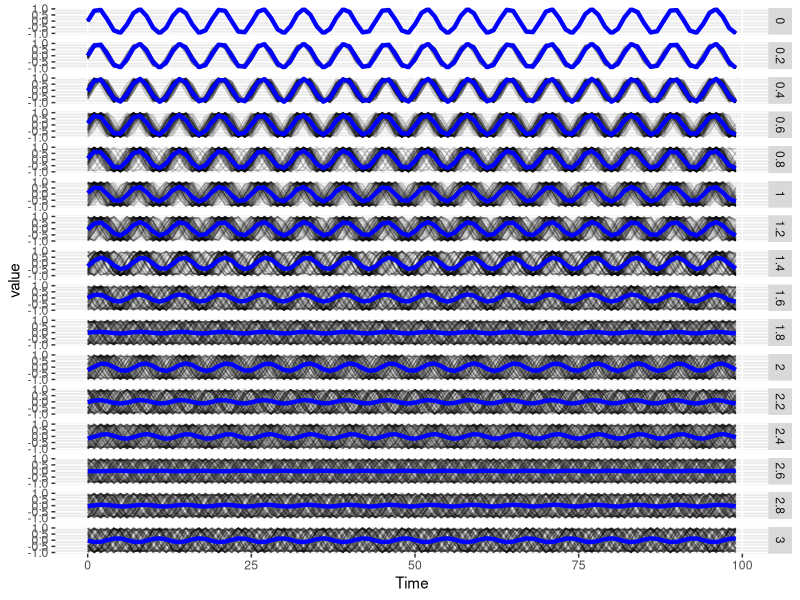
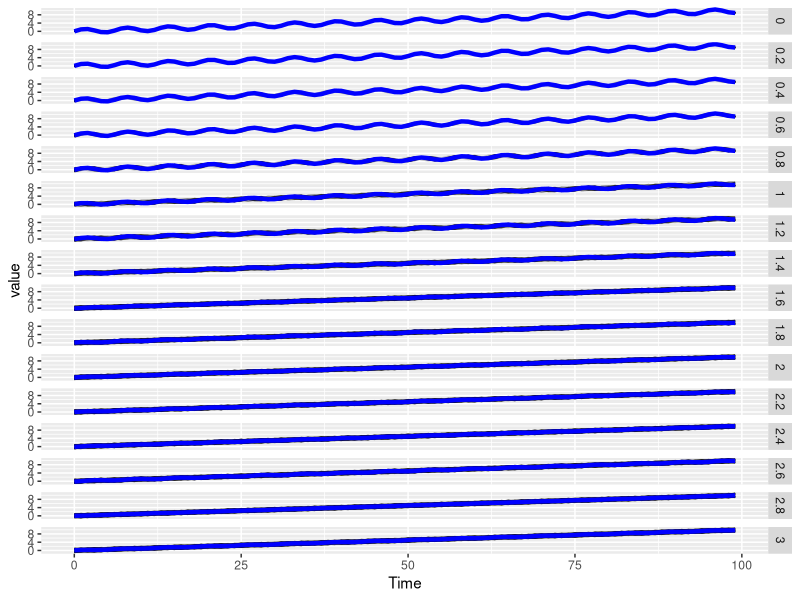
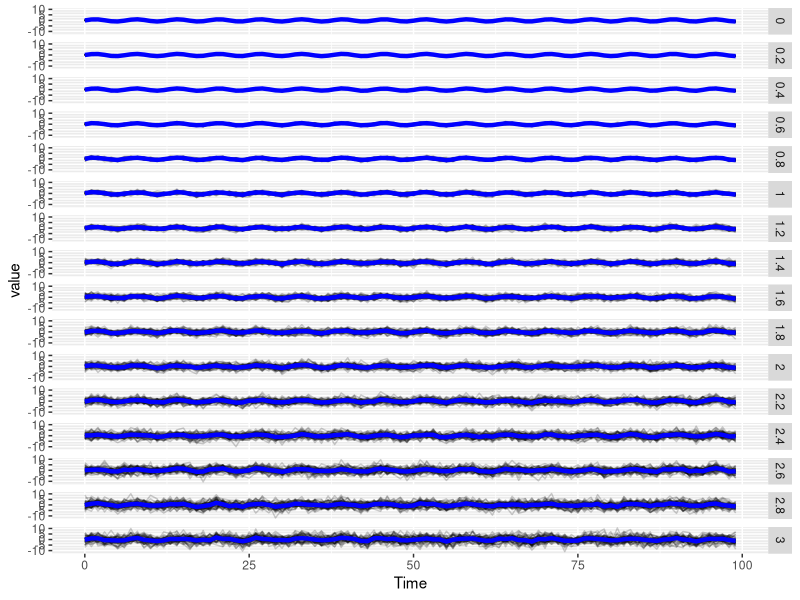

Write the R code that produced these figures, in order. (Note: a time limit stopped this script after it produced the figures.)
## ---- chunk 1
knitr::opts_chunk$set(cache=TRUE)
## ---- chunk 2
dist_mean <- function(data, condition, tcol, measure, label, return.mean = F){
  # data: a data table containing trajectories and conditions
  # condition: column name that fully define an experimental condition, thus a set of trajectories analyzed together
  # tcol: time column name
  # measure: column name with quantity of interest
  # label: column name with label of individual objects in each condition (cell label)
  
  require(data.table)
  # 1) Get mean trajectory for each condition
  means <- data[, .(Average = mean(get(measure))), by = c(condition, tcol)]
  dat <- merge(data[, c(condition, label, tcol, measure), with = F], means, by = c(condition, tcol))
  
  # 2) Euclidean distance between each trajectory and the mean one
  distances <- dat[, .(sq_dist = (get(measure) - Average)^2) , by = c(condition, label)]
  euclid <- distances[, .(euclid_to_mean = sqrt(sum(sq_dist))), by = c(condition, label)]
  
  if(return.mean){
    return(list(means = means, euclid = euclid))
  } else {
    return(euclid)
  }
}


rollex <- function(x, k = 5){
  # Extended rolling mean, fill the extremeties with linear approximation
  require(zoo)
  roll <- rollmean(x, k, na.pad = T)
  NonNAindex <- which(!is.na(roll))
  fst <- min(NonNAindex)
  lst <- max(NonNAindex)
  
  # Left and Right slopes
  lslope <- (roll[fst + 1] - roll[fst]) / 2
  rslope <- (roll[lst] - roll[lst - 1]) / 2
  
  # Replace NAs generated by roll with approx
  for(i in 1:(fst-1)){
    roll[i] <- roll[fst] + lslope * (i - fst) 
  }
  for(i in (lst+1):length(roll)){
    roll[i] <- roll[lst] + rslope * (i - lst) 
  }
  return(roll)
}


clip <- function(x, y){
  # Take two numeric vectors of same length, set x to 1 when above y and x to 0 when below y
  return(ifelse(x >= y, 1, 0))
}


wrap_clip <- function(x, k = 5){
  return(clip(x, rollex(x, k)))
}


overlap <- function(x, y){
  # How often do 2 clipped time series have the same value?
  temp <- ifelse(x==y,1,0)
  return(sum(temp)/length(temp))
}


sim_phase_shifted <- function(n, noise, freq = 1, end = 100, return.wide = F){
  # A fucntion to simulate a population of n noisy sinusoidals that are phase shifted
  # n: number of sinusoids
  # freq: sampling rate (in time unit)
  # noise: standard deviation phaseshift
  # end: end time of simulations
  # return.wide: returns data in wide or long format
  
  require(data.table)
  # If sampling rate < 1, adjust end such that seq(from, to, by) re
  
  # Create a matrix of shifted times 
  tvec <- seq(0, end-1, by = freq)
  time_matrix <- matrix(tvec, nrow = length(tvec), ncol = n)
  shifts <- rnorm(n, 0, noise)
  shifts <- matrix(shifts, nrow = length(tvec), ncol = n, byrow = T)
  time_matrix <- time_matrix + shifts

  # Replace each shifted time by it sine function
  sins <- sin(time_matrix)
  
  # Go to data.table
  sins <- as.data.table(sins)
  sins <- cbind(seq(0, end-1, by = freq), sins)
  colnames(sins)[1] <- "Time"
  if(return.wide){
    return(sins)  
  }
  
  # Format long data table
  sins <- melt(sins, id.vars = "Time")
  return(sins)
}


sim_phase_shifted_with_fixed_trend <- function(n, noise, slope, freq = 1, end = 100){
  # Add a trend, i.e. a linear increase or decrease, to simulations
  # See sim_phase_shifted for arguments. Slope indicates the slope of the trend (change of mean value per unit of time)
  
  sins <- sim_phase_shifted(n, noise, freq, end, return.wide = F)
  trend_vec <- unique(sins$Time)
  trend_vec <- trend_vec * slope
  sins[, value := value + trend_vec, by = .(variable)]
  return(sins)
}


sim_noisy_amplitude <- function(n, noise, freq = 1, end = 100, return.wide = F){
  # Create a matrix of times and noise
  tvec <- seq(0, end-1, by = freq)
  time_matrix <- matrix(tvec, nrow = length(tvec), ncol = n)
  noise_matrix <- replicate(n, rnorm(length(tvec), 0, noise))
  
  # Replace each shifted time by it sine function and add white noise
  sins <- sin(time_matrix)
  sins <- sins + noise_matrix
  
  # Go to data.table
  sins <- as.data.table(sins)
  sins <- cbind(seq(0, end-1, by = freq), sins)
  colnames(sins)[1] <- "Time"
  if(return.wide){
    return(sins)  
  }
  
  # Format long data table
  sins <- melt(sins, id.vars = "Time")
  return(sins)
}


sim_expodecay_lagged_stim <- function(n, noise, interval.stim = 5, lambda = 0.2, freq = 1, end = 100, return.wide = F){
  # A fucntion to simulate a population of n trajectories of expo decay, that are taken up at regular time by stimulus.
  # The noise add a lag between the stimulus and the increase.
  # n: number of trajectories
  # noise: standard deviation for the lag
  # interval.stim: how long between each stimulation?
  # lambda: desintegration rate
  # freq: sampling rate (in time unit), how often do we compute the state of the system
  # end: end time of simulations
  # return.wide: returns data in wide or long format
  
  # Time vector
  tvec <- seq(0, end-1, by = freq)
  # Matrix with stimulation times
  stim_time <- seq(interval.stim, end-1 , interval.stim)
  stim_time_matrix <- matrix(stim_time, nrow = length(stim_time), ncol = n)
  
  # Randomize the stimulation times (represent random lag), forbid lag < 0
  noise_matrix <- abs(replicate(n, rnorm(n = length(stim_time), mean = 0, sd = noise)))
  stim_time_matrix <- stim_time_matrix + noise_matrix
  
  # Initialize trajectories with 0 everywhere, set to 1 at stimulus times
  trajs <- matrix(0, nrow = length(tvec), ncol = n)
  for(col in 1:ncol(stim_time_matrix)){
    for(row in 1:nrow(stim_time_matrix)){
      index <- which(tvec >= stim_time_matrix[row, col])[1]
      trajs[index, col] <- 1
    }
  }
  
  # Expo decay computed thanks to previous value
  decrease_factor <- exp(-lambda * freq)
  for(col in 1:ncol(trajs)){
    for(row in 2:nrow(trajs)){
      # If not at a stim time, decay
      if(trajs[row, col] != 1){trajs[row, col] <- trajs[row-1, col] * decrease_factor}
    }
  }
  
  # Go to data.table
  trajs <- as.data.table(trajs)
  trajs <- cbind(seq(0, end-1, by = freq), trajs)
  colnames(trajs)[1] <- "Time"
  if(return.wide){
    return(trajs)  
  }
  
  # Format long data table
  trajs <- melt(trajs, id.vars = "Time")
  return(trajs)
}


multi_sims <- function(type, noises, ...){
  # /!\ not optimized, growing data table
  # Generate multiple simulations of the indicated type.
  # noises: numeric vector with noise value, DO NOT PASS 0, as it is already used to initialize the output
  # ps: phase shifted
  # pst: phase shifted with linear trend
  # na: noisy amplitude
  # edls: expo decay lagged stimulation
  
  if(!(type %in% c("ps", "pst", "na", "edls"))){
    stop("type must be one of c('ps', 'pst', 'na', 'edls')")
  }
  
  # Initialize data.table with no noise
  if(type == "ps"){multi_sim <- sim_phase_shifted(noise = 0, ...)}
  else if(type == "pst"){multi_sim <- sim_phase_shifted_with_fixed_trend(noise = 0, ...)}
  else if(type == "na"){multi_sim <- sim_noisy_amplitude(noise = 0, ...)}
  else if(type == "edls"){multi_sim <- sim_expodecay_lagged_stim(noise = 0, ...)}
  
  multi_sim$noise <- 0
  for(noise in noises){
    if(type == "ps"){temp <- sim_phase_shifted(noise = noise, ...)}
    else if(type == "pst"){temp <- sim_phase_shifted_with_fixed_trend(noise = noise, ...)}
    else if(type == "na"){temp <- sim_noisy_amplitude(noise = noise, ...)}
    else if(type == "edls"){temp <- sim_expodecay_lagged_stim(noise = noise, ...)}
    temp$noise <- noise
    multi_sim <- rbind(multi_sim, temp)
  }
  return(multi_sim)
}


plot_sim <- function(data, x = "Time", y = "value", group = "variable", use.facet = T, facet = "noise", alpha = 0.2){
  require(ggplot2)
  p <- ggplot(data, aes_string(x = x, y = y)) + geom_line(aes_string(group = group), alpha = alpha)
  p <- p + stat_summary(fun.y=mean, geom="line", colour = "blue", size = 1.5)
  if(use.facet){
    p <- p + facet_grid(as.formula(paste(facet, "~ .")))
  }
  p
}


all_pairwise_stats <- function(data, condition, label, measure, k_roll_mean = 5){
  # Compute all pairwise measures: overlap_clipping and correlations (Pearson, Spearman, Kendall)
  # The clipping of trajectories is performed as first step
  
  # data: a data table containing CLIPPED trajectories
  # condition: column name that fully define an experimental condition; MUST BE INTEGERS, NUMERIC, FACTOR OR CHARACTERS
  # measure: column name with clipped trajectories
  # label: column name with label of individual objects in each condition (cell label); LABELS MUST BE INTEGERS, NUMERIC, FACTOR OR CHARACTERS
  
  if(!(class(data[,get(condition)]) %in% c("integer", "numeric", "character", "factor"))){
    stop("Column 'condition' must be integer, numeric, factor or character.")
  }
  if(!(class(data[,get(label)]) %in% c("integer", "numeric", "character", "factor"))){
    stop("Column 'label' must be integer, numeric, factor or character.")
  }
  
  require(data.table)
  setkeyv(data, c(condition, label))
  
  # Perform clipping
  ClipData <- data[, .(clip_measure = wrap_clip(get(measure), k = k_roll_mean)), by = c(condition, label)]
  setkeyv(ClipData, c(condition, label))
  
  # Number of rows for data table initialization, sum of number of pairs in each condition
  nber_row <- 0
  for(i in unique(data[, get(condition)])){
    nber_row <- nber_row + choose(length(unique(data[.(i), get(label)])), 2)
  }

  
  # One row = one pair in one condition; set column types according to input types
  out <- data.table(matrix(ncol = 7, nrow = nber_row))
  colnames(out) <- c(condition, "Label1", "Label2", "Overlap", "Pearson", "Spearman", "Kendall")
  if(class(data[,get(condition)]) == "integer"){out[[condition]] <- as.integer(out[[condition]])}
  else if(class(data[,get(condition)]) == "numeric"){out[[condition]] <- as.numeric(out[[condition]])}
  else if(class(data[,get(condition)]) == "character"){out[[condition]] <- as.character(out[[condition]])}
  else if(class(data[,get(condition)]) == "factor"){out[[condition]] <- as.factor(out[[condition]])}
  
  
  if(class(data[,get(label)]) == "integer"){
    out[, Label1 := as.integer(Label1)]
    out[, Label2 := as.integer(Label2)]
  }
  else if(class(data[,get(label)]) == "numeric"){
    out[, Label1 := as.numeric(Label1)]
    out[, Label2 := as.numeric(Label2)]
  }
  else if(class(data[,get(label)]) == "character"){
    out[, Label1 := as.character(Label1)]
    out[, Label2 := as.character(Label2)]
  }
  else if(class(data[,get(label)]) == "factor"){
    out[, Label1 := as.factor(Label1)]
    out[, Label2 := as.factor(Label2)]
  }
  
  
  out[, Overlap := as.numeric(Overlap)]
  out[, Pearson := as.numeric(Pearson)]
  out[, Spearman := as.numeric(Spearman)]
  out[, Kendall := as.numeric(Kendall)]
  
  curr_row <- 1L
  # Loop condition
  for(i in unique(data[, get(condition)])){
    labels <- unique(data[.(i), get(label)])
    # Loop 1st label
    for(j in 1:(length(labels)-1)){
      # Loop 2nd label
      for(k in (j+1):length(labels)){
        set(out, curr_row, 1L, i)
        set(out, curr_row, 2L, labels[j])
        set(out, curr_row, 3L, labels[k])
        # /!\ use clip data for overlap
        set(out, curr_row, 4L, overlap(ClipData[.(i, labels[j]), clip_measure], ClipData[.(i, labels[k]), clip_measure]))
        set(out, curr_row, 5L, cor(data[.(i, labels[j]), get(measure)], data[.(i, labels[k]), get(measure)], method ="pearson"))
        set(out, curr_row, 6L, cor(data[.(i, labels[j]), get(measure)], data[.(i, labels[k]), get(measure)], method ="spearman"))
        set(out, curr_row, 7L, cor(data[.(i, labels[j]), get(measure)], data[.(i, labels[k]), get(measure)], method ="kendall"))
        curr_row <- curr_row + 1L
      }
    }
  }
  return(out)
}
## ---- chunk 3
n <- 50 # number of trajectories per noise level
noises <- seq(0.2, 3, 0.2)
freq <- 1 # compute sinus every 1 time unit

# Phase shifted
ps <- multi_sims(type = "ps", noises = noises, n = n, freq = freq)
ps
# Phase shifted with trend
pst <- multi_sims(type = "pst", noises = noises, n = n, slope = 0.1, freq = freq)
# Amplitude noise
na <- multi_sims(type = "na", noises = noises, n = n, freq = freq)

plot_sim(ps)
plot_sim(pst)
plot_sim(na)
## ---- chunk 4

cond <- "noise"
ti <- "Time"
mea <- "value"
lab <- "variable"

ps_mean <- dist_mean(data = ps, condition = cond, tcol = ti, measure = mea, label = lab, return.mean = F)
ps_mean
pst_mean <- dist_mean(data = pst, condition = cond, tcol = ti, measure = mea, label = lab, return.mean = F)
na_mean <- dist_mean(data = na, condition = cond, tcol = ti, measure = mea, label = lab, return.mean = F)
## ---- chunk 5
ps_pw <- all_pairwise_stats(data = ps, condition = cond, label = lab, measure = mea, k_roll_mean = 5)
ps_pw
pst_pw <- all_pairwise_stats(data = pst, condition = cond, label = lab, measure = mea, k_roll_mean = 5)
na_pw <- all_pairwise_stats(data = na, condition = cond, label = lab, measure = mea, k_roll_mean = 5)
## ---- chunk 6
library(ggplot2)
library(gridExtra)

theme_update(plot.title = element_text(hjust = 0.5), text = element_text(size=15))

# Euclidean to Mean
p1 <- ggplot(ps_mean, aes(x= noise, y = euclid_to_mean)) + geom_boxplot(aes(group = noise)) + ggtitle("Phase Shifted")
p2 <- ggplot(pst_mean, aes(x= noise, y = euclid_to_mean)) + geom_boxplot(aes(group = noise)) + ggtitle("Phase Shifted with Trend")
p3 <- ggplot(na_mean, aes(x= noise, y = euclid_to_mean)) + geom_boxplot(aes(group = noise)) + ggtitle("Noisy Amplitude")
grid.arrange(p1, p2, p3, ncol = 3)
## ---- chunk 7
# Overlap
q1 <- ggplot(ps_pw, aes(x = noise, y = Overlap)) + geom_boxplot(aes(group = noise)) + ggtitle("Phase Shifted") + scale_y_continuous(limits = c(0,1))
q2 <- ggplot(pst_pw, aes(x = noise, y = Overlap)) + geom_boxplot(aes(group = noise)) + ggtitle("Phase Shifted with Trend") + scale_y_continuous(limits = c(0,1))
q3 <- ggplot(na_pw, aes(x = noise, y = Overlap)) + geom_boxplot(aes(group = noise)) + ggtitle("Noisy Amplitude") + scale_y_continuous(limits = c(0,1))
grid.arrange(q1, q2, q3, ncol = 3)
## ---- chunk 8
r1 <- ggplot(ps_pw, aes(x = noise, y = Pearson)) + geom_boxplot(aes(group = noise)) + ggtitle("Phase Shifted") + scale_y_continuous(limits = c(-1,1))
r2 <- ggplot(pst_pw, aes(x = noise, y = Pearson)) + geom_boxplot(aes(group = noise)) + ggtitle("Phase Shifted with Trend") + scale_y_continuous(limits = c(-1,1))
r3 <- ggplot(na_pw, aes(x = noise, y = Pearson)) + geom_boxplot(aes(group = noise)) + ggtitle("Noisy Amplitude") + scale_y_continuous(limits = c(-1,1))
grid.arrange(r1, r2, r3, ncol = 3)
## ---- chunk 9
s1 <- ggplot(ps_pw, aes(x = noise, y = Spearman)) + geom_boxplot(aes(group = noise)) + ggtitle("Phase Shifted") + scale_y_continuous(limits = c(-1,1))
s2 <- ggplot(pst_pw, aes(x = noise, y = Spearman)) + geom_boxplot(aes(group = noise)) + ggtitle("Phase Shifted with Trend") + scale_y_continuous(limits = c(-1,1))
s3 <- ggplot(na_pw, aes(x = noise, y = Spearman)) + geom_boxplot(aes(group = noise)) + ggtitle("Noisy Amplitude") + scale_y_continuous(limits = c(-1,1))
grid.arrange(s1, s2, s3, ncol = 3)
## ---- chunk 10
t1 <- ggplot(ps_pw, aes(x = noise, y = Kendall)) + geom_boxplot(aes(group = noise)) + ggtitle("Phase Shifted") + scale_y_continuous(limits = c(-1,1))
t2 <- ggplot(pst_pw, aes(x = noise, y = Kendall)) + geom_boxplot(aes(group = noise)) + ggtitle("Phase Shifted with Trend") + scale_y_continuous(limits = c(-1,1))
t3 <- ggplot(na_pw, aes(x = noise, y = Kendall)) + geom_boxplot(aes(group = noise)) + ggtitle("Noisy Amplitude") + scale_y_continuous(limits = c(-1,1))
grid.arrange(t1, t2, t3, ncol = 3)
## ---- chunk 11
cor(ps_pw[, 4:7])
cor(pst_pw[, 4:7])
cor(na_pw[, 4:7])
## ---- chunk 12
ps_pw[noise !=0 , .(p.val.pears = t.test(Pearson)$p.value,
                    p.val.spear = t.test(Spearman)$p.value,
                    p.val.kenda = t.test(Kendall)$p.value,
                    p.val.ovrlp = t.test(Overlap, mu = 0.5)$p.value), by = noise]

pst_pw[noise !=0 , .(p.val.pears = t.test(Pearson)$p.value,
                    p.val.spear = t.test(Spearman)$p.value,
                    p.val.kenda = t.test(Kendall)$p.value,
                    p.val.ovrlp = t.test(Overlap, mu = 0.5)$p.value), by = noise]

na_pw[noise !=0 , .(p.val.pears = t.test(Pearson)$p.value,
                    p.val.spear = t.test(Spearman)$p.value,
                    p.val.kenda = t.test(Kendall)$p.value,
                    p.val.ovrlp = t.test(Overlap, mu = 0.5)$p.value), by = noise]
## ---- chunk 13
plot_sim(sim_phase_shifted(n = 50, noise = 0.4, freq = 2), use.facet = F)
plot_sim(sim_phase_shifted(n = 50, noise = 0.4, freq = 0.2), use.facet = F)
## ---- chunk 14
# Contains 6 to 7 points per oscillation
sim <- sim_phase_shifted(n = 1, noise = 0, freq = 1)
plot(sim$Time, sim$value, type = "b")
lines(x=sim$Time, y=rollex(sim$value, k = 6), col = "red", lwd = 1.5)

# clip trajectory and scale for clarity on the plot
clip_traj <- wrap_clip(x = sim$value, k = 6)
clip_traj <- ifelse(clip_traj == 0, -1, 1)
lines(x=sim$Time, y=clip_traj, col = "blue", type = "S")
## ---- chunk 15
par(mfrow = c(2,1))
# Contains more than 35 points per oscillation
sim <- sim_phase_shifted(n = 1, noise = 0, freq = 0.2)

size_window <- 6
plot(sim$Time, sim$value, type = "b")
lines(x = sim$Time, y = rollex(sim$value, k = size_window), col = "red", lwd = 1.5)
clip_traj <- wrap_clip(x = sim$value, k = size_window)
clip_traj <- ifelse(clip_traj == 0, -1, 1)
lines(x = sim$Time, y = clip_traj, col = "blue", type = "S")

size_window <- 35
plot(sim$Time, sim$value, type = "b")
lines(x = sim$Time, y = rollex(sim$value, k = size_window), col = "red", lwd = 1.5)
clip_traj <- wrap_clip(x = sim$value, k = size_window)
clip_traj <- ifelse(clip_traj == 0, -1, 1)
lines(x = sim$Time, y = clip_traj, col = "blue", type = "S")
## ---- chunk 16
par(mfrow = c(2,1))
# Contains more than 35 points per oscillation
sim <- sim_noisy_amplitude(n = 1, noise = 0.1, freq = 0.2)

size_window <- 6
plot(sim$Time, sim$value, type = "b")
lines(x = sim$Time, y = rollex(sim$value, k = size_window), col = "red", lwd = 1.5)
clip_traj <- wrap_clip(x = sim$value, k = size_window)
clip_traj <- ifelse(clip_traj == 0, -1, 1)
lines(x = sim$Time, y = clip_traj, col = "blue", type = "S")

size_window <- 35
plot(sim$Time, sim$value, type = "b")
lines(x = sim$Time, y = rollex(sim$value, k = size_window), col = "red", lwd = 1.5)
clip_traj <- wrap_clip(x = sim$value, k = size_window)
clip_traj <- ifelse(clip_traj == 0, -1, 1)
lines(x = sim$Time, y = clip_traj, col = "blue", type = "S")
## ---- chunk 17
# Already defined in section 4.
# na <- multi_sims(type = "na", noises = noises, n = n, freq = 1)
# na_pw <- all_pairwise_stats(data = na, condition = cond, label = lab, measure = mea, k_roll_mean = 5)
# q3 <- ggplot(na_pw, aes(x = noise, y = Overlap)) + geom_boxplot(aes(group = noise)) + ggtitle("Noisy Amplitude") + scale_y_continuous(limits = c(0,1))

na_high_freq <- multi_sims(type = "na", noises = noises, n = n, freq = 0.2)
na_high_freq_pw <- all_pairwise_stats(data = na_high_freq, condition = cond, label = lab, measure = mea, k_roll_mean = 5)
## ---- chunk 18
q3_high <- ggplot(na_high_freq_pw, aes(x = noise, y = Overlap)) + geom_boxplot(aes(group = noise)) + ggtitle("Window Size: 5; Freq: 0.2 (window too small)") + scale_y_continuous(limits = c(0,1))
grid.arrange(q3 + ggtitle("Window Size: 5; Freq: 1 (window of the right size)"), q3_high, ncol = 2)
## ---- chunk 19
# edls: exponential decay with lagged stimulation; 5 time units between each pulse
edls <- multi_sims(type = "edls", noises = noises, n = n, freq = 0.2, interval.stim = 5)
plot_sim(edls)
## ---- chunk 20
# Array of 0 of the same length as a trajectory
stim <- rep(0, 496)
stim[seq(25,496,25)] <- 1

# Plot a trajectory without lag along with the stimulation pattern
plot(edls[variable=="V1" & noise==0, value], type = "l", lwd = 2)
lines(stim, type="s", col = "blue", lwd = 1)
## ---- chunk 21
ccf(edls[variable=="V1" & noise==0, value], stim, ylab = "Correlation coefficient")
cor(edls[variable=="V1" & noise==0, value], stim)
## ---- chunk 22
get.max.cc <- function(ts1, ts2, plot = F, ...){
  temp <- ccf(ts1, ts2, plot = plot, ...)
  max.indx <- which.max(temp$acf)
  return(list(temp$acf[max.indx], temp$lag[max.indx]))
}

cc.stim <- copy(edls)
cc.stim[, c("max.cc", "lag") := get.max.cc(value, stim, plot = F), by = .(noise, variable)]
cc.stim[, noise := as.factor(noise)]

ggplot(cc.stim, aes(x = noise, y = max.cc)) + geom_boxplot(aes(group=noise))
ggplot(cc.stim, aes(x = noise, y = lag)) + geom_boxplot(aes(group=noise))
## ---- chunk 23
cc.stim[, value := value * 3]
cc.stim[, c("max.cc", "lag") := get.max.cc(value, stim, plot = F), by = .(noise, variable)]

ggplot(cc.stim, aes(x = noise, y = max.cc)) + geom_boxplot(aes(group=noise))
ggplot(cc.stim, aes(x = noise, y = lag)) + geom_boxplot(aes(group=noise))
